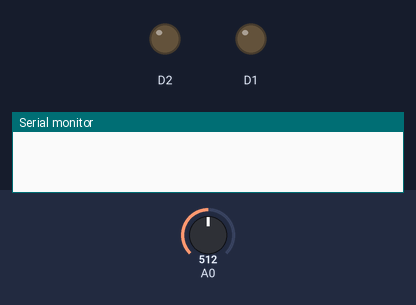
A sketch run on a simulated ESP8266 (NodeMCU). Shown: output pins drawn as LEDs (lit = HIGH), the last lines printed to the serial monitor. The inputs (shaded band) are chosen by the test bench; at power-on: A0 = 512. WiFi joins after 1.5 s; servers stay silent unless stated.

Above: at 0.1 s.
At 1.6 s:
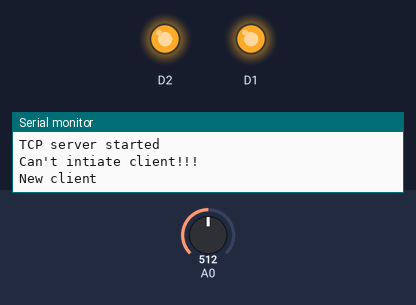
Timing chart, 0 to 3.1 s (numbered marks = the images above):
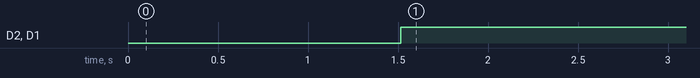

The sketch:

akshay_wifi_server.ino
```cpp
#include <ESP8266WiFi.h>
#include <ESP8266mDNS.h>
#include <WiFiClient.h>

#ifndef STASSID
#define STASSID "POLLAYIL"
#define STAPSK  "october15"
#endif

const char* ssid = STASSID;
const char* password = STAPSK;

// TCP server at port 80 will respond to HTTP requests
WiFiServer server(80);

void setup(void)
{
  pinMode(D1,OUTPUT);
  pinMode(D2,OUTPUT);
  Serial.begin(115200);

  // Connect to WiFi network
  WiFi.mode(WIFI_STA);
  WiFi.begin(ssid, password);
  Serial.println("");

  // Wait for connection
  while (WiFi.status() != WL_CONNECTED)
  {
    delay(500);
    Serial.print(".");
  }
  Serial.println("");
  Serial.print("Connected to ");
  Serial.println(ssid);
  Serial.print("IP address: ");
  Serial.println(WiFi.localIP());

  if (!MDNS.begin("akshay"))
  {
    Serial.println("Error setting up MDNS responder!");
    while (1)
    {
      delay(1000);
    }
  }
  Serial.println("mDNS responder started");

  // Start TCP (HTTP) server
  server.begin();
  Serial.println("TCP server started");

  // Add service to MDNS-SD
  MDNS.addService("http", "tcp", 80);
}
void loop(void)
{
  delay(10);
  int x = analogRead(A0);

  if(x<1000)
  {
    digitalWrite(D1,HIGH);
    digitalWrite(D2,HIGH);
  }
  else
  {
    digitalWrite(D1,HIGH);
    digitalWrite(D2,HIGH);
  }
  MDNS.update();
  // Check if a client has connected
  WiFiClient client = server.available();
  if (!client)
  {
    Serial.println("Can't intiate client!!!");
  }
  Serial.println("");
  Serial.println("New client");

  // Wait for data from client to become available
  while (client.connected() && !client.available());

  // Read the first line of HTTP request
  String req = client.readStringUntil('\r');

  // First line of HTTP request looks like "GET /path HTTP/1.1"
  // Retrieve the "/path" part by finding the spaces
  int addr_start = req.indexOf(' ');
  int addr_end = req.indexOf(' ', addr_start + 1);
  if (addr_start == -1 || addr_end == -1)
  {
    Serial.print("Invalid request: ");
    Serial.println(req);
    return;
  }
  req = req.substring(addr_start + 1, addr_end);
  Serial.print("Request: ");
  Serial.println(req);
  client.flush();

  String s;
  if (req == "/")
  {
    IPAddress ip = WiFi.localIP();
    String sensor = String(x);
    s = "HTTP/1.1 200 OK\r\nContent-Type: text/html\r\n\r\n<!DOCTYPE HTML>\r\n<html>";
    s += sensor;
    s += "</html>\r\n\r\n";
    Serial.println("Sending 200");
  }
  else
  {
    s = "HTTP/1.1 404 Not Found\r\n\r\n";
    Serial.println("Sending 404");
  }
  client.print(s);

  Serial.println("Done with client");
}
```

Measured:
- by itself, D2, D1: LOW → HIGH at 1.5 s
